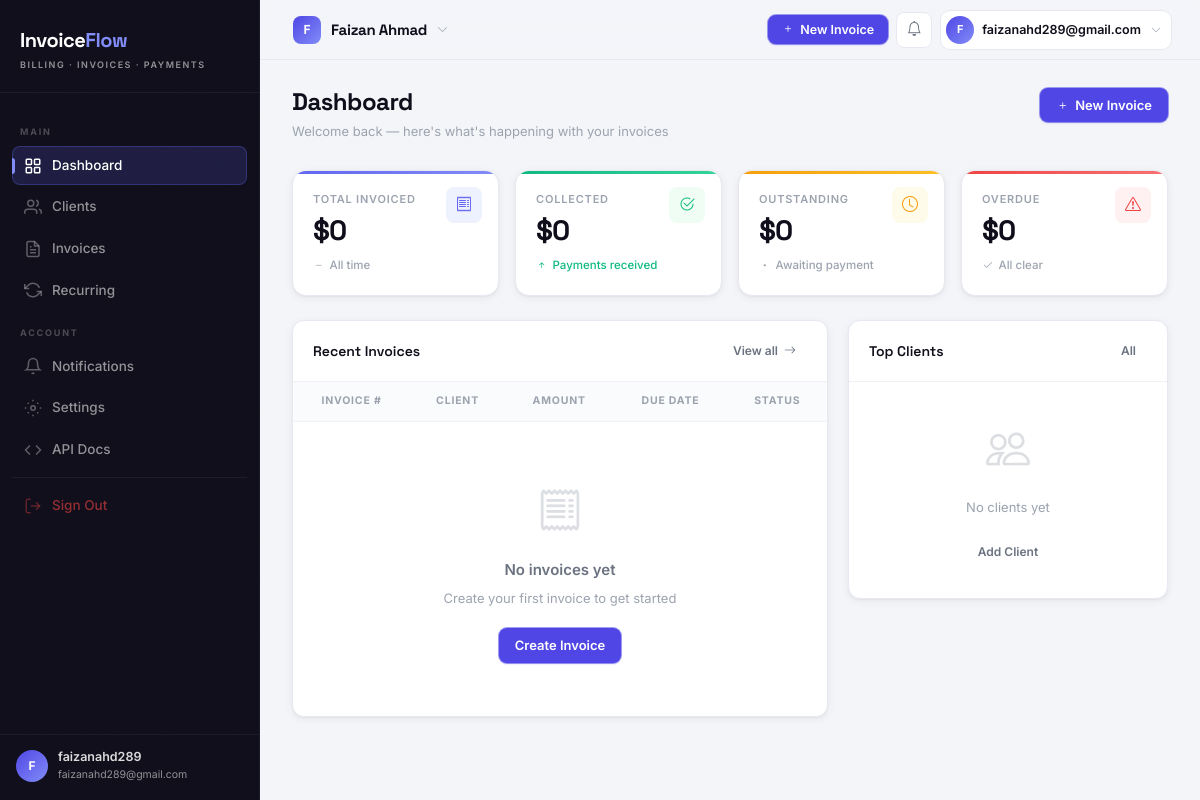
/dashboard/ (signed in), run on an earlier commit of the app's database.
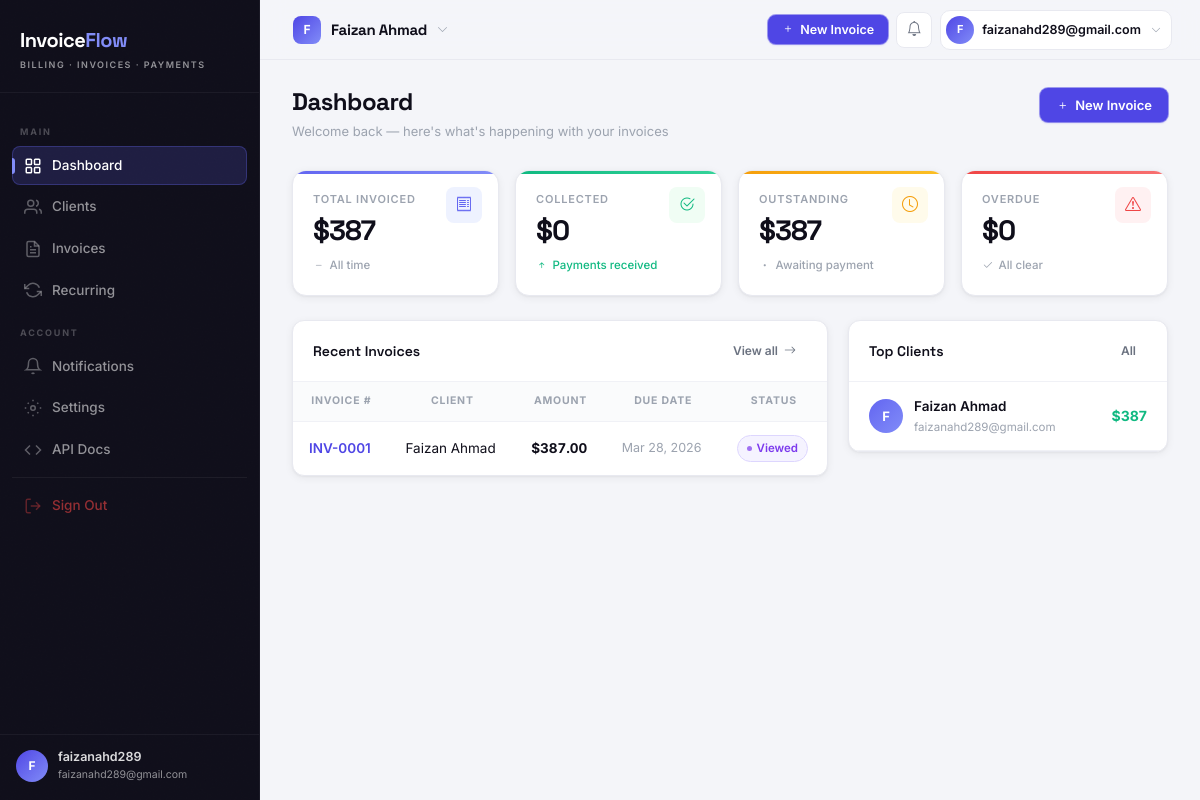
And on a later commit of the database.
### invoices/models.py (models this page shows, shortened)
class Invoice(models.Model):
    STATUS_DRAFT = 'draft'
    STATUS_SENT = 'sent'
    STATUS_VIEWED = 'viewed'
    STATUS_PARTIALLY_PAID = 'partially_paid'
    STATUS_PAID = 'paid'
    STATUS_OVERDUE = 'overdue'
    STATUS_CANCELLED = 'cancelled'
    STATUS_CHOICES = [
        (STATUS_DRAFT, 'Draft'),
        (STATUS_SENT, 'Sent'),
        (STATUS_VIEWED, 'Viewed'),
        (STATUS_PARTIALLY_PAID, 'Partially Paid'),
        (STATUS_PAID, 'Paid'),
        (STATUS_OVERDUE, 'Overdue'),
        (STATUS_CANCELLED, 'Cancelled'),
    ]
    id = models.UUIDField(primary_key=True, default=uuid.uuid4, editable=False)
    organization = models.ForeignKey(
        Organization, on_delete=models.CASCADE, related_name='invoices',
    )
    client = models.ForeignKey(
        Client, on_delete=models.PROTECT, related_name='invoices',
    )
    invoice_number = models.CharField(max_length=50)
    status = models.CharField(max_length=20, choices=STATUS_CHOICES, default=STATUS_DRAFT)
    issue_date = models.DateField(default=timezone.now)
    due_date = models.DateField()
    subtotal = models.DecimalField(max_digits=12, decimal_places=2, default=0)
    discount_amount = models.DecimalField(max_digits=12, decimal_places=2, default=0)
    tax_amount = models.DecimalField(max_digits=12, decimal_places=2, default=0)
    total = models.DecimalField(max_digits=12, decimal_places=2, default=0)
    amount_paid = models.DecimalField(max_digits=12, decimal_places=2, default=0)
    notes = models.TextField(blank=True)
    terms = models.TextField(blank=True)
    pdf_file = models.FileField(upload_to='invoices/pdfs/', null=True, blank=True)
    stripe_payment_intent = models.CharField(max_length=200, blank=True)
    viewed_at = models.DateTimeField(null=True, blank=True)
    sent_at = models.DateTimeField(null=True, blank=True)
    created_at = models.DateTimeField(auto_now_add=True)
    updated_at = models.DateTimeField(auto_now=True)
    class Meta:
        verbose_name = 'Invoice'
        ordering = ['-created_at']
        unique_together = ('organization', 'invoice_number')
    @property
    def is_overdue(self):
        from datetime import date
        return (
            self.status not in [self.STATUS_PAID, self.STATUS_CANCELLED]
            and self.due_date < date.today()
        )

### clients/models.py (models this page shows, shortened)
class Client(models.Model):
    id = models.UUIDField(primary_key=True, default=uuid.uuid4, editable=False)
    organization = models.ForeignKey(
        Organization,
        on_delete=models.CASCADE,
        related_name='clients',
    )
    name = models.CharField(max_length=200)
    email = models.EmailField()
    phone = models.CharField(max_length=20, blank=True)
    billing_address = models.TextField(blank=True)
    currency = models.CharField(max_length=3, default='USD')
    tax_id = models.CharField(max_length=50, blank=True, verbose_name='VAT / Tax ID')
    notes = models.TextField(blank=True, help_text='Internal notes — not shown on invoices')
    is_active = models.BooleanField(default=True)
    created_at = models.DateTimeField(auto_now_add=True)
    updated_at = models.DateTimeField(auto_now=True)
    class Meta:
        verbose_name = 'Client'
        ordering = ['name']

### dashboard/views.py (the view)
# urls.py: path('dashboard/', views.dashboard, name='dashboard'),
@login_required
def dashboard(request):
    org = get_active_org(request)
    if not org:
        return redirect('organizations:settings')
    from invoices.models import Invoice
    from clients.models import Client
    invoices = Invoice.objects.filter(organization=org)
    today = timezone.now().date()
    total_invoiced = invoices.aggregate(t=Sum('total'))['t'] or 0
    total_collected = invoices.aggregate(t=Sum('amount_paid'))['t'] or 0
    total_outstanding = invoices.filter(
        status__in=['sent', 'viewed', 'partially_paid', 'overdue']
    ).aggregate(t=Sum('total') - Sum('amount_paid'))['t'] or 0
    total_overdue = invoices.filter(
        status='overdue'
    ).aggregate(t=Sum('total') - Sum('amount_paid'))['t'] or 0
    recent_invoices = invoices.select_related('client').order_by('-created_at')[:8]
    top_clients = (
        Client.objects.filter(organization=org)
        .annotate(total_invoiced=Sum('invoices__total'))
        .order_by('-total_invoiced')[:5]
    )
    context = {
        'org': org,
        'total_invoiced': total_invoiced,
        'total_collected': total_collected,
        'total_outstanding': total_outstanding,
        'total_overdue': total_overdue,
        'recent_invoices': recent_invoices,
        'top_clients': top_clients,
    }
    return render(request, 'dashboard/index.html', context)

### dashboard/views.py (called while the page is built)
def get_active_org(request):
    active_id = request.session.get('active_org_id')
    if active_id:
        membership = request.user.memberships.filter(organization_id=active_id).select_related('organization').first()
        if membership:
            return membership.organization
    membership = request.user.memberships.select_related('organization').first()
    if membership:
        request.session['active_org_id'] = str(membership.organization.id)
        return membership.organization
    return None

### templates/dashboard/index.html (shortened to what the changed rows need)
{% extends 'base.html' %}
{% block content %}
<div class="page-header">
  <div class="page-header-left">
    <h1 class="page-title">Dashboard</h1>
  </div>
</div>
<div class="kpi-grid">
  <div class="kpi-card kpi-blue">
    <div class="kpi-icon"><i class="bi bi-receipt"></i></div>
    <div class="kpi-label">Total Invoiced</div>
    <div class="kpi-value">${{ total_invoiced|floatformat:0 }}</div>
    <div class="kpi-trend neutral"><i class="bi bi-dash"></i> All time</div>
  </div>
  <div class="kpi-card kpi-yellow">
    <div class="kpi-icon"><i class="bi bi-clock"></i></div>
    <div class="kpi-label">Outstanding</div>
    <div class="kpi-value">${{ total_outstanding|floatformat:0 }}</div>
    <div class="kpi-trend neutral"><i class="bi bi-dot"></i> Awaiting payment</div>
  </div>
</div>
<div class="layout-dashboard">
  <div>
    <div class="data-table-wrap">
      <div class="card-header">
        <h2 class="card-header-title">Recent Invoices</h2>
      </div>
      <table class="data-table">
        <thead><tr>
          <th>Invoice #</th>
          <th>Client</th>
          <th>Amount</th>
          <th>Due Date</th>
          <th>Status</th>
        </tr></thead>
        <tbody>
          {% for inv in recent_invoices %}
          <tr>
            <td><a href="{% url 'invoices:detail' inv.pk %}" class="col-primary">{{ inv.invoice_number }}</a></td>
            <td>{{ inv.client.name }}</td>
            <td class="col-amount fw-semibold">${{ inv.total|floatformat:2 }}</td>
            <td class="{% if inv.is_overdue %}text-danger{% else %}col-muted{% endif %}">
              {{ inv.due_date|date:"M d, Y" }}
            </td>
            <td><span class="status-badge status-{{ inv.status }}">{{ inv.get_status_display }}</span></td>
          </tr>
          {% empty %}
          <tr><td colspan="5">
            <div class="empty-state" style="padding:40px">
              <i class="bi bi-receipt empty-state-icon"></i>
              <h3>No invoices yet</h3>
              <p>Create your first invoice to get started</p>
              <a href="{% url 'invoices:create' %}" class="btn btn-primary">Create Invoice</a>
            </div>
          </td></tr>
          {% endfor %}
        </tbody>
      </table>
    </div>
  </div>
  <div>
    <div class="card">
      <div class="card-header">
        <h2 class="card-header-title">Top Clients</h2>
      </div>
      <div class="card-body" style="padding:0">
        {% for client in top_clients %}
        <div style="display:flex;align-items:center;justify-content:space-between;padding:14px 20px;border-bottom:1px solid var(--border-subtle);">
          <div style="display:flex;align-items:center;gap:11px;">
            <div style="width:34px;height:34px;border-radius:50%;background:linear-gradient(135deg,#6366f1,#818cf8);display:flex;align-items:center;justify-content:center;font-size:13px;font-weight:700;color:#fff;flex-shrink:0;">{{ client.name|first|upper }}</div>
            <div>
              <div style="font-size:13.5px;font-weight:600;color:var(--text-primary);">{{ client.name|truncatechars:20 }}</div>
              <div style="font-size:11.5px;color:var(--text-muted);">{{ client.email|truncatechars:22 }}</div>
            </div>
          </div>
          <div style="font-size:14px;font-weight:700;color:#10b981;">${{ client.total_invoiced|floatformat:0|default:"0" }}</div>
        </div>
        {% empty %}
        <div class="empty-state" style="padding:32px 20px;">
          <i class="bi bi-people empty-state-icon"></i>
          <p>No clients yet</p>
          <a href="{% url 'clients:create' %}" class="btn btn-ghost btn-sm">Add Client</a>
        </div>
        {% endfor %}
      </div>
    </div>
  </div>
</div>
{% endblock %}

What changed in the data, as far as the page shows it:
added Invoice: invoice_number "INV-0001", client.name "Faizan Ahmad", total "387.00", due_date "Mar 28, 2026", status "Viewed"
added Client: name|first "F", name "Faizan Ahmad", email "faizanahd289@gmail.com", total_invoiced "387"
Also different on the page:
{{ total_invoiced|floatformat:0 }}: "0" → "387"
{{ total_outstanding|floatformat:0 }}: "0" → "387"
text no longer shown: "No invoices yet Create your first invoice to get started Create Invoice No clients yet Add Client"
